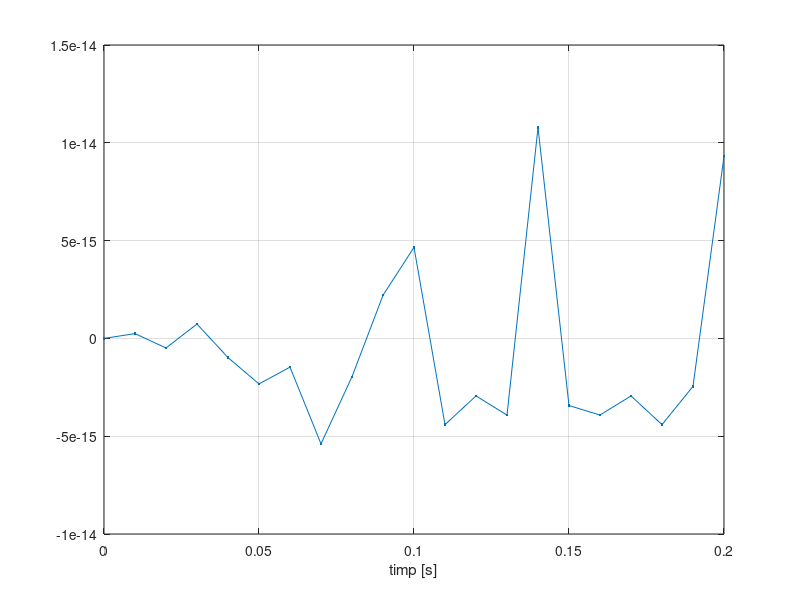
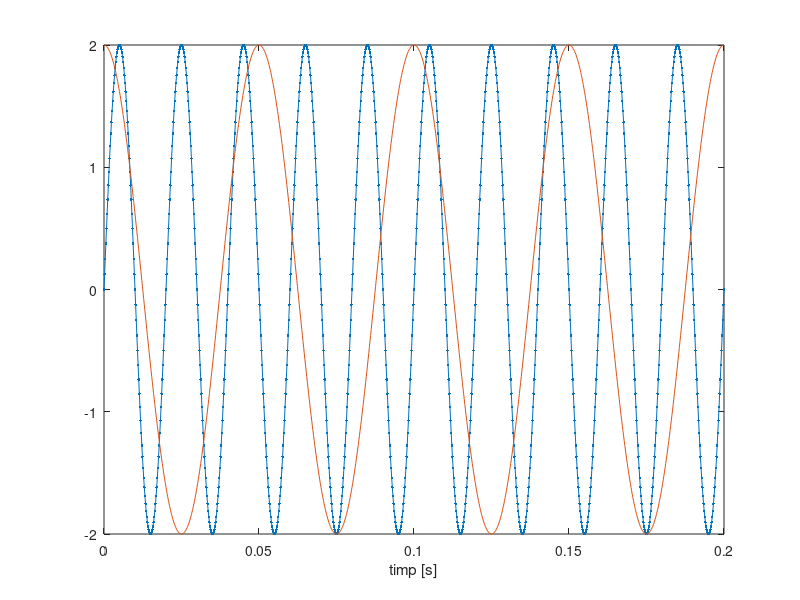

Recreate these plots in MATLAB, in order.
%E5
f = 50;
t = 0:0.01:0.2;
x = 2*sin(2*pi*f*t);
figure
plot(t,x,'.-'),xlabel('timp [s]'),grid 
figure
t = 0:0.0002:0.2;
x = 2*sin(2*pi*f*t); 
plot(t,x,'.-'),xlabel('timp [s]'),grid    
hold on;
% avand in vedere frecventa semnalului f=50Hz => o variatie a semnalului
% de 1/50=0.02; Alegand pasul temporar de 0.01 este mai mare decat 0.02
% in concluzie pasul variabilei temporare trebuie ales mai mic decat variatia
% semnalului (in cazul semnalului s, mai mic de 0.02);
f=20;
x=2*cos(2*pi*f*t);
plot(t,x,'-'),xlabel('timp [s]'),grid  